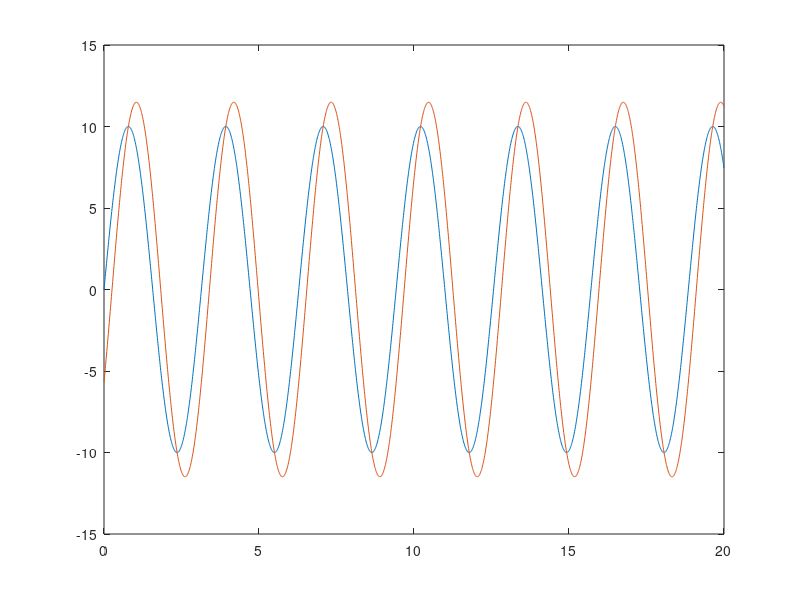

Write MATLAB code to recreate this figure.
K = 1;
M = 1;
B = 2;
t = [0:0.01:20];
u = 10*sin(2*t);

numPF = [1];
denPF = [M B K];

Gpf = tf(numPF, denPF);

GPI = tf([10 5], [1 0]);
GPID = tf([2 10 5], [0.01 1 0]);

Gd = series(Gpf, GPI);
G0 = feedback(Gd, 1);

[a, f] = bode(G0, 2);
y = 10*a*sin(2*t + deg2rad(f));
plot(t,u,t,y)

%%
Gd = series(Gpf, GPID);
G0 = feedback(Gd, 1);

[a, f] = bode(G0, 2);
y = 10*a*sin(2*t + deg2rad(f));
plot(t,u,t,y)

%[appendix]{"version":"1.0"}
%---
%[metadata:view]
%   data: {"layout":"onright","rightPanelPercent":40}
%---
